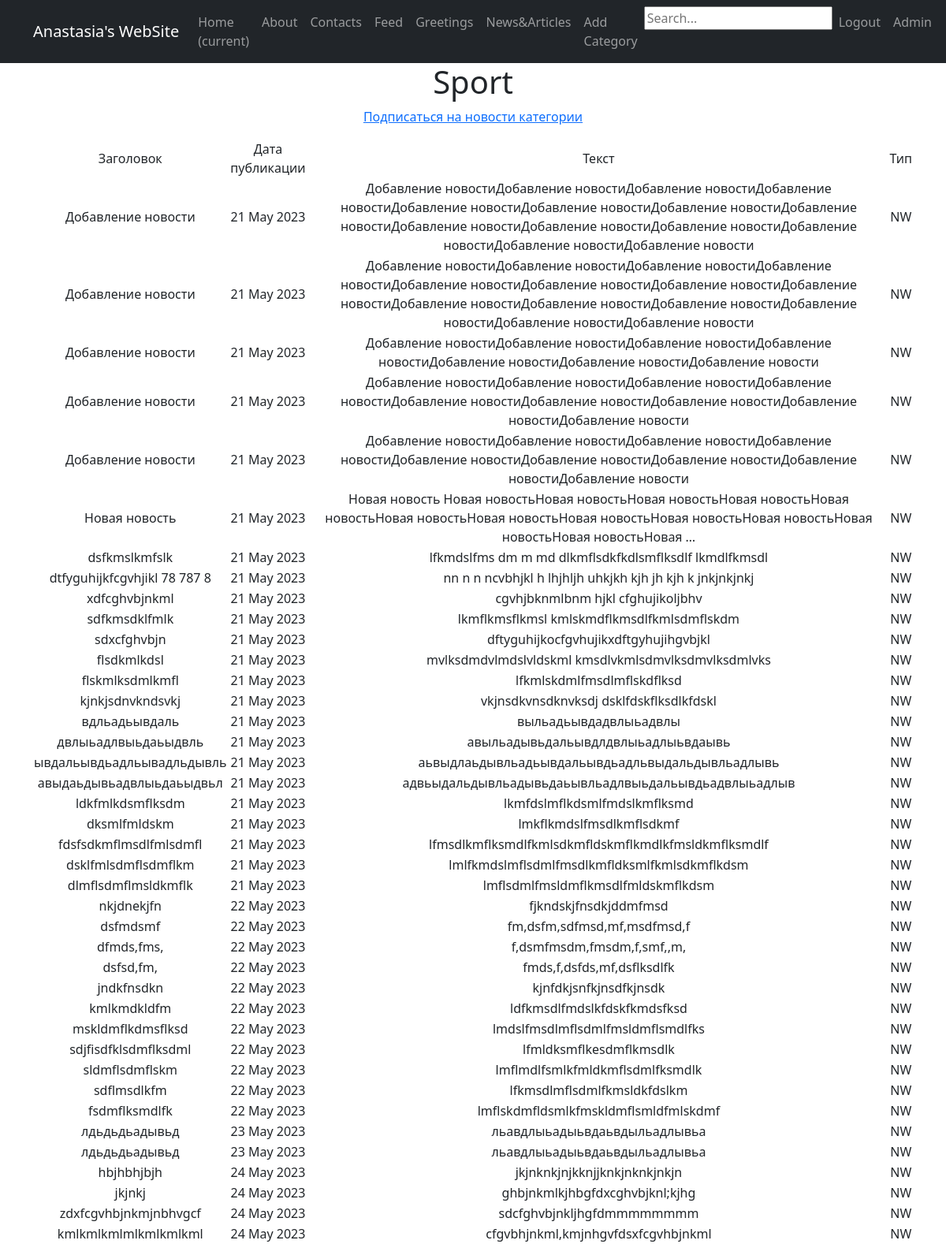
The app's page /category/1/, older data.
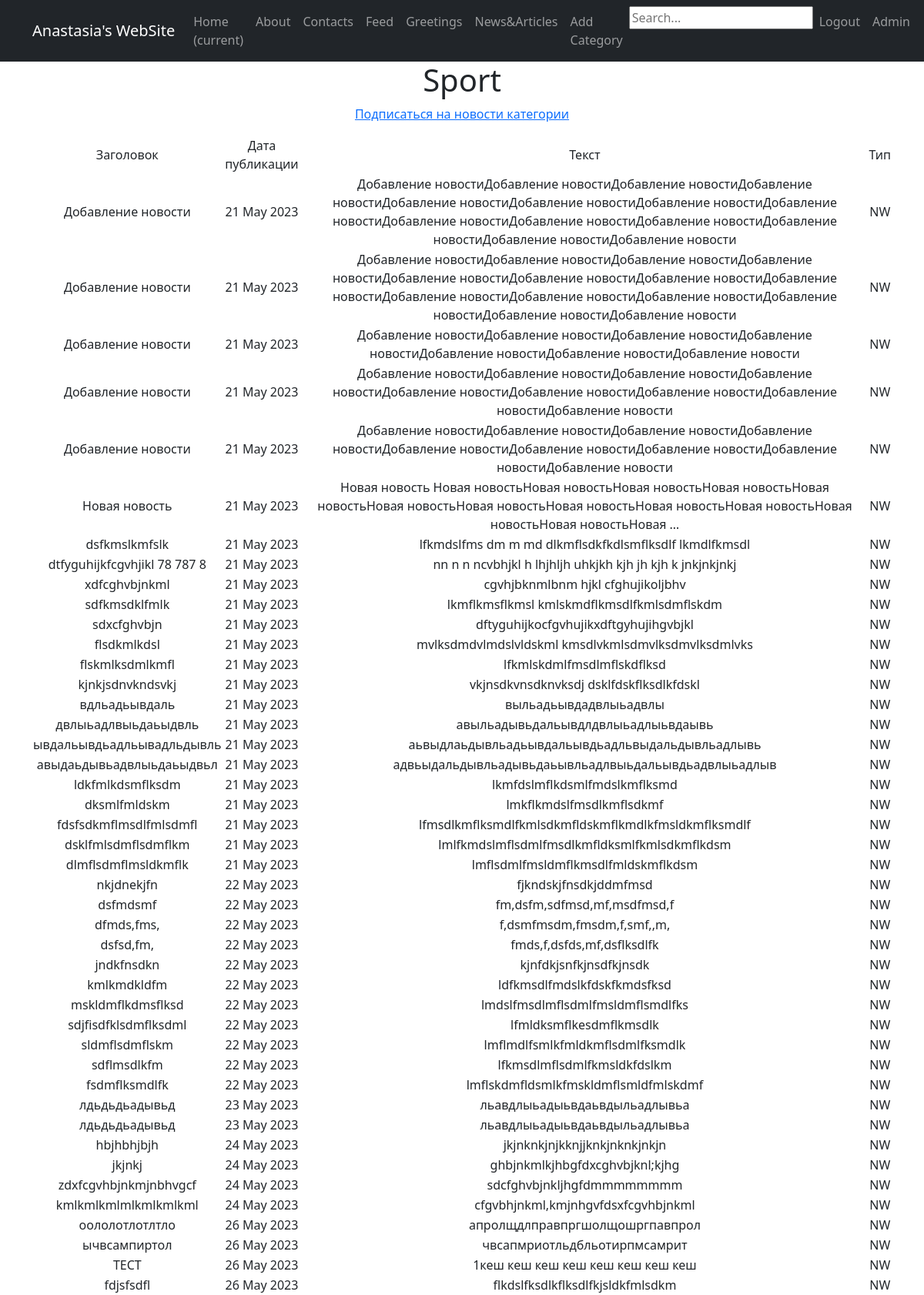
The same page, newer data.
### NewsPortal/models.py (models this page shows, shortened)
class Category(models.Model):
    name = models.CharField(max_length=40, unique=True)
    subscribe = models.ManyToManyField(User, through='CategorySubscribe')
    def __str__(self):
        return f'{self.name.title()}'

class Post(models.Model):
    author = models.ForeignKey(User, default=1, on_delete=models.SET_DEFAULT)
    type = models.CharField(max_length=7, choices=TYPE)
    time_in = models.DateTimeField(auto_now_add=True)
    category = models.ManyToManyField(Category, through='PostCategory')
    title = models.CharField(max_length=255)
    text = models.TextField()
    rating = models.IntegerField(default=0)

### NewsPortal/views.py (the view)
# urls.py: path('category/<int:pk>/', CategoryPost.as_view(), name='category'),
class CategoryPost(DetailView):
    model = Category
    template_name = 'categories/post_category.html'
    context_object_name = 'postcategory'
    def get_context_data(self, **kwargs):
        context = super().get_context_data(**kwargs)
        context['posts'] = Post.objects.filter(category=kwargs['object'])
        return context

### templates/categories/post_category.html (shortened to what this page needs)
{% extends 'flatpages/default.html' %}
{% block content %}
<h1> {{ postcategory }}</h1>
<p><a href="subscribe">Подписаться на новости категории</a></p>
{% if postcategory %}
        <table>
            <tr>
                <td> Заголовок</td>
                <td> Дата публикации </td>
                <td> Текст </td>
                <td> Тип </td>
            </tr>
            {% for post in posts %}
            <tr>
                <td> {{ post.title }} </td>
                <td> {{ post.time_in|date:'d M Y' }} </td>
                <td> {{ post.text|truncatewords:15 }} </td>
                <td> {{ post.type }} </td>
            </tr>
            {% endfor %}
        </table>
    {% else %}
        <h2> Нет новостей! </h2>
    {% endif %}
{% endblock content %}

### templates/flatpages/default.html (shortened to what this page needs)
<!DOCTYPE html>
<html lang="en">
    <head>
        {% load static %}
        <link href="{% static 'css/styles.css' %}" rel="stylesheet" />
    </head>
    <body>
        <nav class="navbar navbar-expand-lg navbar-dark bg-dark static-top">
       <div class="container">
           <a class="navbar-brand" href="#">Anastasia's WebSite</a>
           <div class="collapse navbar-collapse" id="navbarResponsive">
               <ul class="navbar-nav ml-auto">
                   <li class="nav-item active">
                       <a class="nav-link" href="#">Home
                           <span class="sr-only">(current)</span>
                       </a>
                   </li>
                   <li class="nav-item">
                       <a class="nav-link" href="/about/">About</a>
                   </li>
                   <li class="nav-item">
                       <a class="nav-link" href="/contacts/">Contacts</a>
                   </li>
                   <li class="nav-item">
                       <a class="nav-link" href="/feed/">Feed</a>
                   </li>
                   <li class="nav-item">
                       <a class="nav-link" href="/greetings/">Greetings</a>
                   </li>
                   <li class="nav-item">
                       <a class="nav-link" href="/posts/">News&Articles</a>
                   </li>
                   <li class="nav-item">
                       <a class="nav-link" href="/add_category/">Add Category</a>
                   </li>
                   <form action="{% url 'search' %}" method="get">
                      <input name="q" type="text" placeholder="Search...">
                    </form>
                   <li class="nav-item">
                       <a class="nav-link" href="/byebye/">Logout</a>
                   </li>
                   <li class="nav-item">
                       <a class="nav-link" href="/admin/">Admin</a>
                   </li>
               </ul>
           </div>
       </div>
    </nav>
        <div class="container">
           <div class="row">
               <div class="col-lg-12 text-center">
                   {% block content %}{% endblock content %}
               </div>
           </div>
        </div>
    </body>
</html>

Row changes from the older to the newer data that the page shows:
added Post: title "оололотлотлтло", time_in "26 May 2023", text "апролщдлправпргшолщошргпавпрол", type "NW"
added Post: title "ычвсампиртол", time_in "26 May 2023", text "чвсапмриотльдбльотирпмсамрит", type "NW"
added Post: title "ТЕСТ", time_in "26 May 2023", text "1кеш кеш кеш кеш кеш кеш кеш кеш", type "NW"
added Post: title "fdjsfsdfl", time_in "26 May 2023", text "flkdslfksdlkflksdlfkjsldkfmlsdkm", type "NW"
